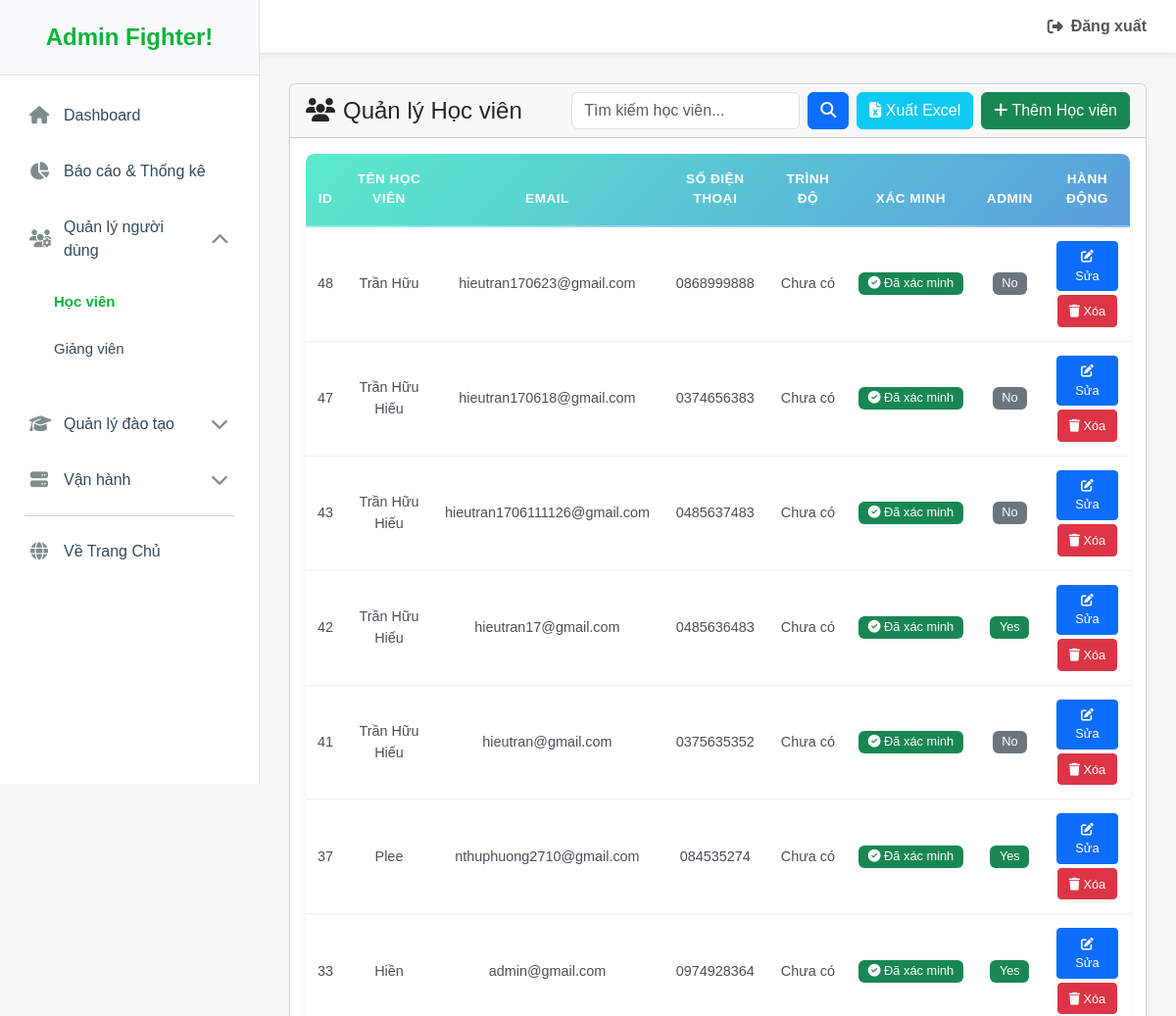
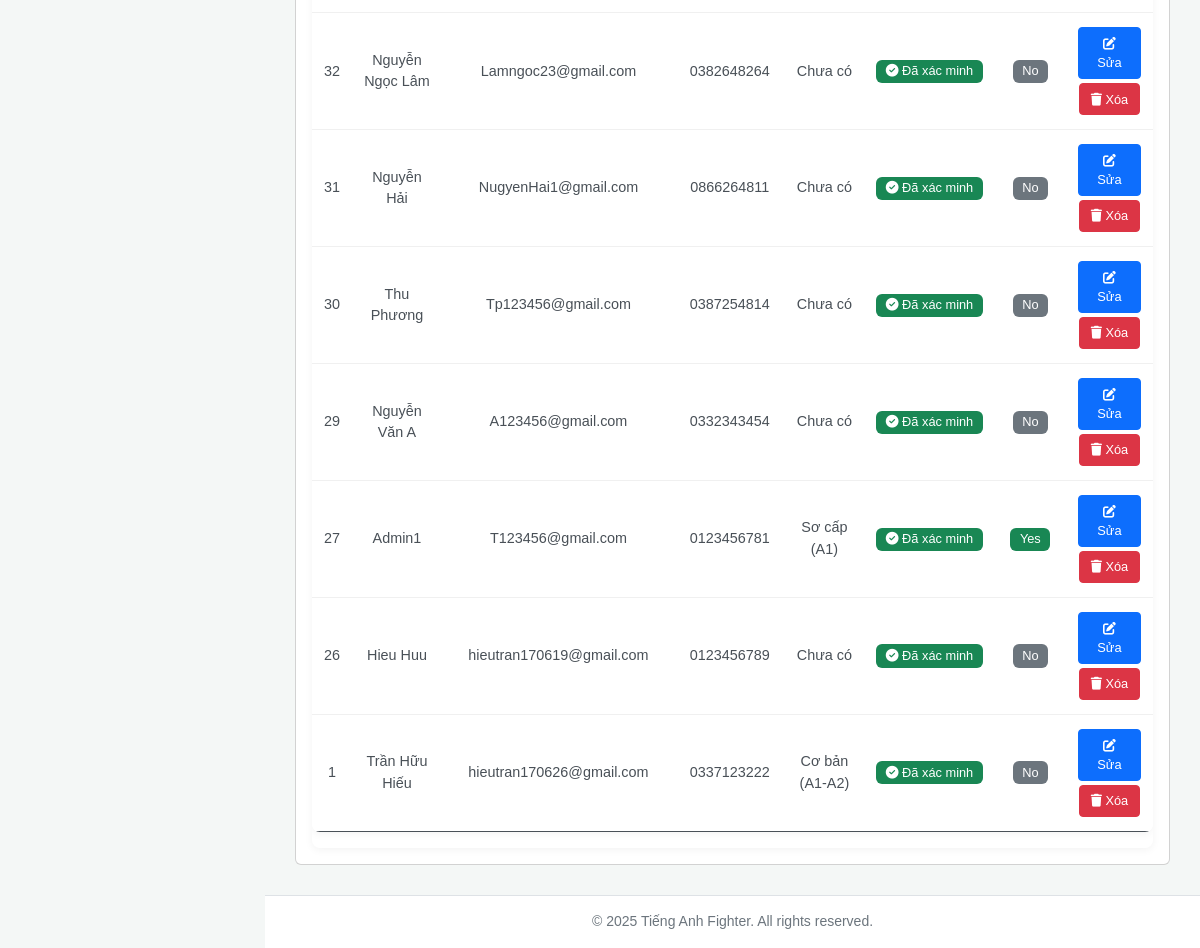
The app's page /admin/admin.php?nav=students (signed in) with its own data (2 pictures, top to bottom).
### tables this page shows
CREATE TABLE `hocvien` (
  `id_hocvien` int(11) NOT NULL,
  `ten_hocvien` varchar(100) DEFAULT NULL,
  `email` varchar(100) DEFAULT NULL,
  `so_dien_thoai` varchar(15) DEFAULT NULL,
  `mat_khau` varchar(255) DEFAULT NULL,
  `trinh_do` varchar(50) DEFAULT NULL COMMENT 'Trình độ được phân loại sau bài test',
  `verification_token` varchar(255) DEFAULT NULL COMMENT 'Mã token để xác thực email',
  `token_expiry` datetime DEFAULT NULL COMMENT 'Thời gian hết hạn của token',
  `is_verified` tinyint(1) NOT NULL DEFAULT 0 COMMENT '0: Chưa xác thực, 1: Đã xác thực',
  `is_admin` tinyint(1) DEFAULT 0,
  `hinh_anh` varchar(255) DEFAULT NULL
);

### admin/modules/hocvien/manage_students.php (the view, shortened to what this page needs)
<?php
$students_per_page = 15;
$current_page = isset($_GET['student_page']) ? max(1, intval($_GET['student_page'])) : 1;
$offset = ($current_page - 1) * $students_per_page;
$search_term = $_POST['search'] ?? $_GET['search'] ?? '';
$sql_search = "";
$params = [];
$types = "";
$sql = "SELECT id_hocvien, ten_hocvien, email, so_dien_thoai, is_admin, trinh_do, is_verified FROM hocvien" . $sql_search . " ORDER BY id_hocvien DESC LIMIT ? OFFSET ?";
$stmt = $conn->prepare($sql);
if (!empty($search_term)) {
    $params[] = $students_per_page;
    $params[] = $offset;
    $types .= "ii";
    $stmt->bind_param($types, ...$params);
} else {
    $stmt->bind_param("ii", $students_per_page, $offset);
}
$stmt->execute();
$result = $stmt->get_result();
?>
<div class="card animated-card">
    <div class="card-header">
        <div class="d-flex justify-content-between align-items-center">
            <h4 class="mb-0">
                <i class="fa-solid fa-users me-2"></i>Quản lý Học viên
            </h4>
            <div class="d-flex">
                <form method="POST" action="./admin.php?nav=students" class="d-flex me-2">
                    <input type="text" name="search" class="form-control" placeholder="Tìm kiếm học viên..." value="<?php echo htmlspecialchars($search_term); ?>">
                    <button type="submit" class="btn btn-primary ms-2"><i class="fa-solid fa-magnifying-glass"></i></button>
                </form>
                <a href="modules/hocvien/export_students.php" class="btn btn-info text-white me-2">
                    <i class="fa-solid fa-file-excel"></i> Xuất Excel
                </a>
                <button class="btn btn-success" data-bs-toggle="modal" data-bs-target="#addStudentModal">
                    <i class="fa-solid fa-plus"></i> Thêm Học viên
                </button>
            </div>
        </div>
    </div>
    <div class="card-body text-center">
        <div class="table-responsive">
            <table class="table table-hover align-middle">
                <thead class="table-dark">
                    <tr>
                        <th>ID</th>
                        <th>Tên học viên</th>
                        <th>Email</th>
                        <th>Số điện thoại</th>
                        <th>Trình độ</th>
                        <th class="text-center">Xác minh</th>
                        <th class="text-center">Admin</th>
                        <th class="text-center">Hành động</th>
                    </tr>
                </thead>
                <tbody>
                    <?php
                    if ($result->num_rows > 0):
                        $index = 0;
                        while ($row = $result->fetch_assoc()):
                    ?>
                            <tr id="student-row-<?php echo $row['id_hocvien']; ?>" class="animated-row" style="animation-delay: <?php echo $index * 50; ?>ms;">
                                <td><?php echo htmlspecialchars($row['id_hocvien']); ?></td>
                                <td><?php echo htmlspecialchars($row['ten_hocvien']); ?></td>
                                <td><?php echo htmlspecialchars($row['email']); ?></td>
                                <td><?php echo htmlspecialchars($row['so_dien_thoai']); ?></td>
                                <td><?php echo htmlspecialchars($row['trinh_do'] ?? 'Chưa có'); ?></td>
                                <td class="text-center">
                                    <?php if ($row['is_verified']): ?>
                                        <span class="badge bg-success">
                                            <i class="fa-solid fa-circle-check"></i> Đã xác minh
                                        </span>
                                    <?php else: ?>
                                        <span class="badge bg-warning text-dark">
                                            <i class="fa-solid fa-circle-exclamation"></i> Chưa xác minh
                                        </span>
                                    <?php endif; ?>
                                </td>
                                <td class="text-center">
                                    <?php if ($row['is_admin']): ?>
                                        <span class="badge bg-success">Yes</span>
                                    <?php else: ?>
                                        <span class="badge bg-secondary">No</span>
                                    <?php endif; ?>
                                </td>
                                <td class="text-center">
                                    <button class="btn btn-primary btn-sm mb-1" onclick="openEditModal(<?php echo $row['id_hocvien']; ?>)">
                                        <i class="fa-solid fa-pen-to-square"></i> Sửa
                                    </button>
                                    <button class="btn btn-danger btn-sm" onclick="deleteStudent(<?php echo $row['id_hocvien']; ?>)">
                                        <i class="fa-solid fa-trash"></i> Xóa
                                    </button>
                                </td>
                            </tr>
                        <?php
                            $index++;
                        endwhile;
                    endif; ?>
                </tbody>
            </table>
        </div>
    </div>
</div>

### admin/css/admin.css (style rules this page uses)
:root { --brand-color: #0db33b; --brand-color-dark: #0a8a2c; --brand-color-light: #e7f7ec; --sidebar-bg: #ffffff; --sidebar-header-bg: #f8f9fa; --sidebar-text: #34495e; --sidebar-text-hover: #ffffff; --sidebar-icon-color: #7f8c8d; --sidebar-active-bg: var(--brand-color); --sidebar-hover-bg: #f1f1f1; --content-bg: #f4f7f6; --white-bg: #ffffff; --border-color: #dee2e6; --shadow: 0 4px 15px rgba(0, 0, 0, 0.07); }
body { margin: 0; font-family: Arial, sans-serif; background-color: var(--content-bg); }
a { text-decoration: none !important; }
.animated-card, .animated-row { opacity: 0; animation: fadeInUp 0.5s ease-out forwards; }
.table { border-collapse: separate; border-spacing: 0; background-color: var(--white-bg); border-radius: 8px; overflow: hidden; box-shadow: 0 2px 8px rgba(0, 0, 0, 0.05); }
.table thead.table-dark { background: linear-gradient(135deg, #5aebcc 0%, #5a9ddd 100%); color: white; }
.table thead.table-dark th { background: transparent; color: white; font-weight: 600; text-transform: uppercase; font-size: 0.85rem; letter-spacing: 0.5px; padding: 1rem 0.75rem; border-bottom: 2px solid rgba(255, 255, 255, 0.3); border-top: none; }
.table thead.table-dark th:first-child { border-top-left-radius: 8px; }
.table thead.table-dark th:last-child { border-top-right-radius: 8px; }
.table tbody tr { transition: all 0.3s ease; border-bottom: 1px solid #f0f0f0; }
.table tbody tr:last-child { border-bottom: none; }
.table tbody td { padding: 0.875rem 0.75rem; vertical-align: middle; color: #495057; font-size: 0.9rem; }
.table .badge { padding: 0.4em 0.75em; font-weight: 500; font-size: 0.8rem; }
.table .btn-sm { padding: 0.35rem 0.65rem; font-size: 0.8rem; border-radius: 4px; transition: all 0.2s ease; }
.table-responsive { border-radius: 8px; box-shadow: 0 2px 8px rgba(0, 0, 0, 0.05); }

### records on screen
hocvien: id_hocvien "48", ten_hocvien "Trần Hữu", email "hieutran170623@gmail.com", so_dien_thoai "0868999888", trinh_do "Chưa có", is_verified 1 (drawn), is_admin "No"
hocvien: id_hocvien "47", ten_hocvien "Trần Hữu Hiếu", email "hieutran170618@gmail.com", so_dien_thoai "0374656383", trinh_do "Chưa có", is_verified 1 (drawn), is_admin "No"
hocvien: id_hocvien "43", ten_hocvien "Trần Hữu Hiếu", email "hieutran1706111126@gmail.com", so_dien_thoai "0485637483", trinh_do "Chưa có", is_verified 1 (drawn), is_admin "No"
hocvien: id_hocvien "42", ten_hocvien "Trần Hữu Hiếu", email "hieutran17@gmail.com", so_dien_thoai "0485636483", trinh_do "Chưa có", is_verified 1 (drawn), is_admin "Yes"
hocvien: id_hocvien "41", ten_hocvien "Trần Hữu Hiếu", email "hieutran@gmail.com", so_dien_thoai "0375635352", trinh_do "Chưa có", is_verified 1 (drawn), is_admin "No"
hocvien: id_hocvien "37", ten_hocvien "Plee", email "nthuphuong2710@gmail.com", so_dien_thoai "084535274", trinh_do "Chưa có", is_verified 1 (drawn), is_admin "Yes"
hocvien: id_hocvien "33", ten_hocvien "Hiền", email "admin@gmail.com", so_dien_thoai "0974928364", trinh_do "Chưa có", is_verified 1 (drawn), is_admin "Yes"
hocvien: id_hocvien "32", ten_hocvien "Nguyễn Ngọc Lâm", email "Lamngoc23@gmail.com", so_dien_thoai "0382648264", trinh_do "Chưa có", is_verified 1 (drawn), is_admin "No"
hocvien: id_hocvien "31", ten_hocvien "Nguyễn Hải", email "NugyenHai1@gmail.com", so_dien_thoai "0866264811", trinh_do "Chưa có", is_verified 1 (drawn), is_admin "No"
hocvien: id_hocvien "30", ten_hocvien "Thu Phương", email "Tp123456@gmail.com", so_dien_thoai "0387254814", trinh_do "Chưa có", is_verified 1 (drawn), is_admin "No"
hocvien: id_hocvien "29", ten_hocvien "Nguyễn Văn A", email "A123456@gmail.com", so_dien_thoai "0332343454", trinh_do "Chưa có", is_verified 1 (drawn), is_admin "No"
hocvien: id_hocvien "27", ten_hocvien "Admin1", email "T123456@gmail.com", so_dien_thoai "0123456781", trinh_do "Sơ cấp (A1)", is_verified 1 (drawn), is_admin "Yes"
hocvien: id_hocvien "26", ten_hocvien "Hieu Huu", email "hieutran170619@gmail.com", so_dien_thoai "0123456789", trinh_do "Chưa có", is_verified 1 (drawn), is_admin "No"
hocvien: id_hocvien "1", ten_hocvien "Trần Hữu Hiếu", email "hieutran170626@gmail.com", so_dien_thoai "0337123222", trinh_do "Cơ bản (A1-A2)", is_verified 1 (drawn), is_admin "No"
